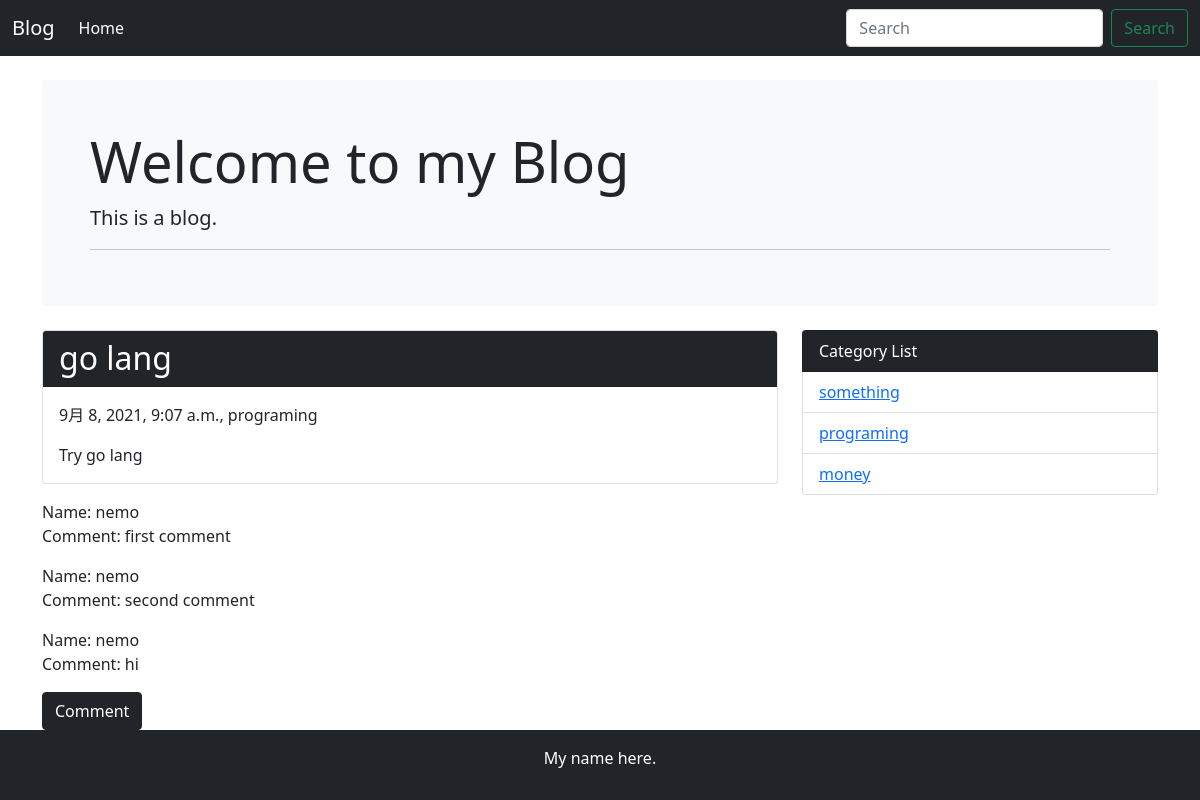
The page /detail/4 on the database as committed earlier.
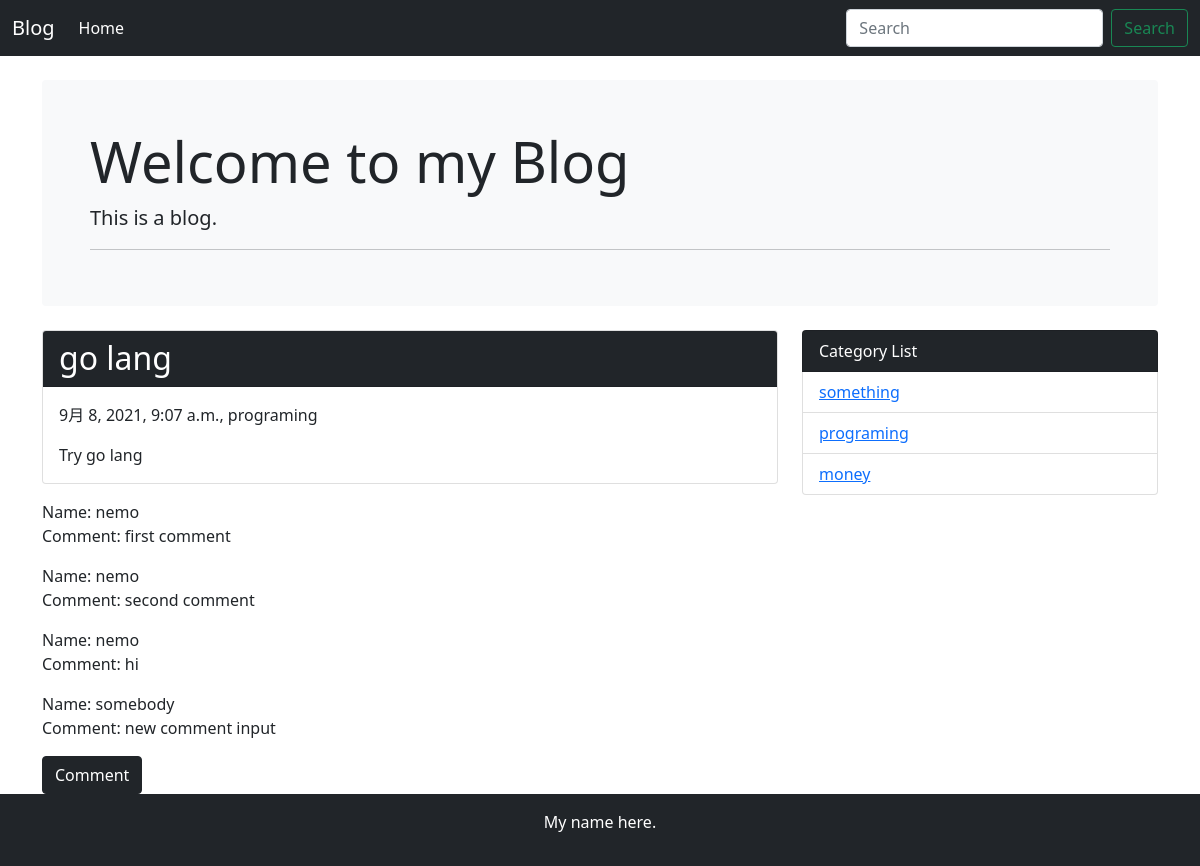
The same page on the database as committed later.
### blog/models.py (models this page shows, shortened)
class Comment(models.Model):
    name = models.CharField("Name", max_length=50, default="nemo")
    text = models.TextField("Text")
    post = models.ForeignKey(Post, verbose_name=("Articles"), on_delete=models.PROTECT)
    created_at = models.DateTimeField("Created date", default=timezone.now)

class Category(models.Model):
    name = models.CharField("Category name", max_length=255)
    created_at = models.DateTimeField("Created date", default=timezone.now)
    def __str__(self):
        return self.name

### blog/views.py (the view)
# urls.py: path("detail/<int:pk>", views.DetailView.as_view(), name="detail"),
class DetailView(generic.DetailView):
    model = Post

### blog/context_processors.py (called while the page is built)
def common(request):
    context = {
        "category_list": Category.objects.all()
    }
    return context

### blog/templates/blog/post_detail.html
{% extends 'blog/base.html' %}
{% block content %}
    <div class="card mb-3">
        <h2 class="card-header bg-dark text-white">{{ post.title }}</h2>
            <div class="card-body">
                <p>{{ post.created_at }}, {{ post.category }}</p>
                {{ post.text | linebreaksbr | urlize }}
            </div>
    </div>
    {% for comment in post.comment_set.all %}
        <p>
            Name:    {{ comment.name }}<br>
            Comment: {{ comment.text | linebreaksbr}}
        </p>
    {% endfor %}
    <a href="{% url 'blog:comment' post.pk %}" class="btn btn-dark">Comment</a>
{% endblock content %}

### blog/templates/blog/base.html (shortened to what this page needs)
<!doctype html>
<html lang="ja">
  <head>
    <link href="https://cdn.jsdelivr.net/npm/bootstrap@5.1.0/dist/css/bootstrap.min.css" rel="stylesheet">
  </head>
  <body>
    <nav class="navbar navbar-expand-xl navbar-dark bg-dark">
    <div class="container-fluid">
      <a class="navbar-brand" href="#">Blog</a>
      <div class="collapse navbar-collapse" id="navbarBasic">
        <ul class="navbar-nav me-auto mb-2 mb-xl-0">
          <li class="nav-item">
            <a class="nav-link active" aria-current="page" href="{% url 'blog:index' %}">Home</a>
          </li>
        </ul>
        <form class="d-flex" method="GET" action="{% url 'blog:index' %}">
          <input class="form-control me-2" type="search" placeholder="Search" aria-label="Search" name="keyword">
          <button class="btn btn-outline-success" type="submit">Search</button>
        </form>
      </div>
    </div>
  </nav>
  <div class="container">
    <div class="bg-light p-3 p-sm-5 my-4 rounded">
      <h1 class="display-4">Welcome to my Blog</h1>
      <p class="lead">This is a blog.</p>
      <hr class="my-2">
    </div>
  </div>
    <div class="container">
      <div class="row">
        <div class="col-md-8">
          {% block content%}
          {% endblock %}
        </div>
        <div class="col-md-4">
        <ul class="list-group">
          <li class="list-group-item bg-dark text-white">Category List</li>
          {% for category in category_list %}
            <li class="list-group-item"><a href="{% url 'blog:category' category.pk %}">{{ category }}</a></li>
          {% endfor %}
        </ul>
        </div>
      </div>
    </div>
    <footer class="bg-dark text-white text-center py-3">
    <p>My name here.</p>
    </footer>
  </body>
</html>

Rows that differ between the two databases and show on the page:
added Comment: name "somebody", text "new comment input"
